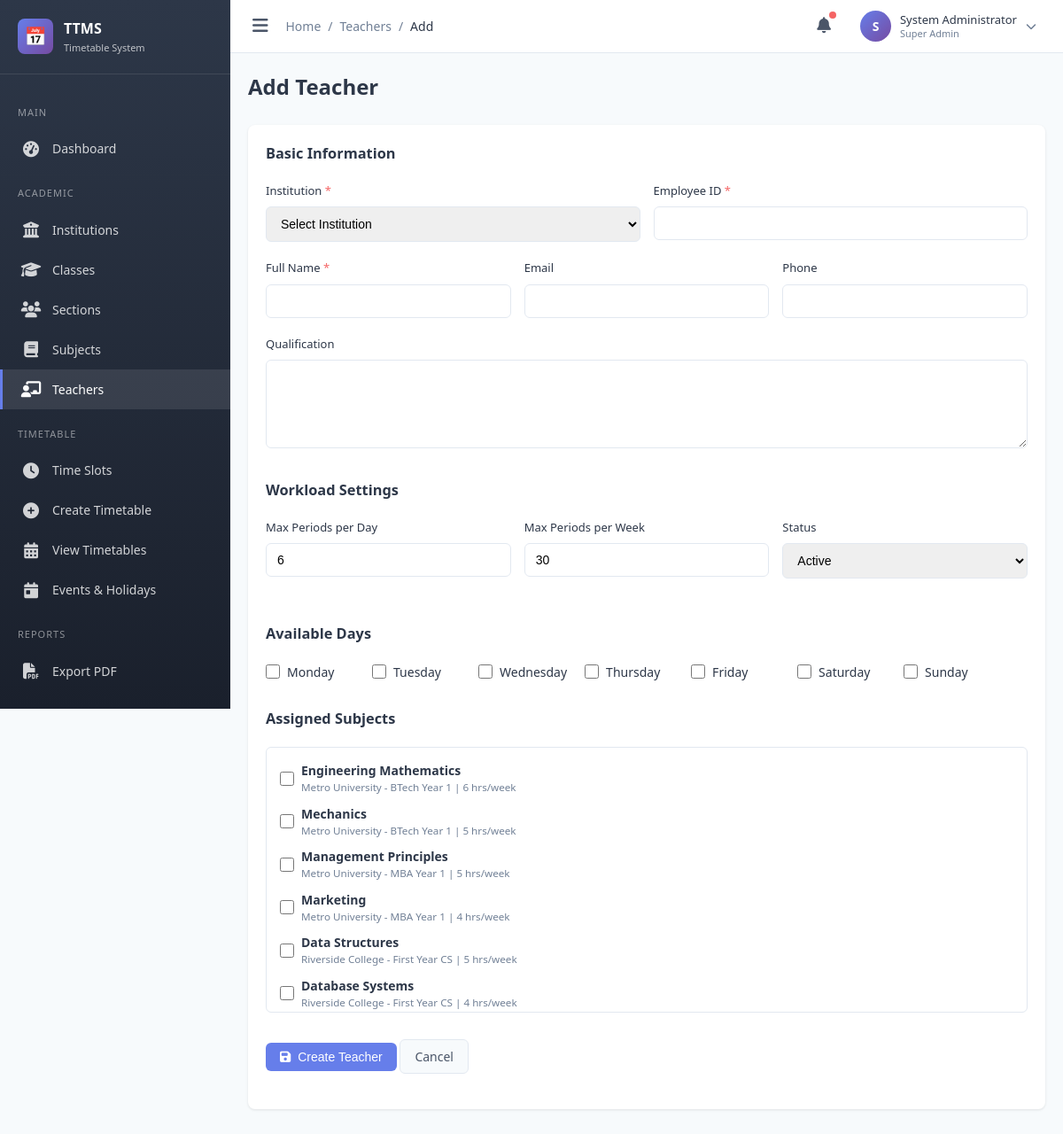
Page /modules/teacher/form.php (signed in) on the committed database.
### tables this page shows
CREATE TABLE subjects (
    id INT PRIMARY KEY AUTO_INCREMENT,
    class_id INT NOT NULL,
    name VARCHAR(100) NOT NULL,
    code VARCHAR(20),
    weekly_hours INT NOT NULL DEFAULT 1,
    type ENUM('theory','lab','both') DEFAULT 'theory',
    description TEXT,
    status ENUM('active','inactive') DEFAULT 'active',
    created_at TIMESTAMP DEFAULT CURRENT_TIMESTAMP,
    FOREIGN KEY (class_id) REFERENCES classes(id) ON DELETE CASCADE
);

CREATE TABLE institutions (
    id INT PRIMARY KEY AUTO_INCREMENT,
    name VARCHAR(200) NOT NULL,
    type ENUM('school','college','university') NOT NULL,
    address TEXT,
    contact_email VARCHAR(100),
    contact_phone VARCHAR(20),
    logo VARCHAR(255),
    status ENUM('active','inactive') DEFAULT 'active',
    created_at TIMESTAMP DEFAULT CURRENT_TIMESTAMP,
    updated_at TIMESTAMP DEFAULT CURRENT_TIMESTAMP ON UPDATE CURRENT_TIMESTAMP
);

CREATE TABLE classes (
    id INT PRIMARY KEY AUTO_INCREMENT,
    institution_id INT NOT NULL,
    department_id INT NULL,
    name VARCHAR(50) NOT NULL,
    code VARCHAR(20),
    description TEXT,
    status ENUM('active','inactive') DEFAULT 'active',
    created_at TIMESTAMP DEFAULT CURRENT_TIMESTAMP,
    FOREIGN KEY (institution_id) REFERENCES institutions(id) ON DELETE CASCADE,
    FOREIGN KEY (department_id) REFERENCES departments(id) ON DELETE SET NULL
);

### includes/functions.php (called while the page is built, shortened)
<?php
require_once __DIR__ . '/../config/database.php';
function isLoggedIn() {
    return isset($_SESSION['admin_id']) && !empty($_SESSION['admin_id']);
}
function getCurrentAdmin() {
    return dbFetch(
        "SELECT a.*, r.name as role_name
         FROM admins a
         LEFT JOIN roles r ON a.role_id = r.id
         WHERE a.id = ?",
        [$_SESSION['admin_id']]
    );
}
function isSuperAdmin() {
    $admin = getCurrentAdmin();
    return $admin && $admin['is_super_admin'];
}
function getDayName($day) {
    $days = [
        'monday' => 'Monday',
        'tuesday' => 'Tuesday',
        'wednesday' => 'Wednesday',
        'thursday' => 'Thursday',
        'friday' => 'Friday',
        'saturday' => 'Saturday',
        'sunday' => 'Sunday'
    ];
    return $days[$day] ?? $day;
}

### config/database.php (called while the page is built, shortened)
<?php
function getDB() {
    static $pdo = null;
    if ($pdo === null) {
        try {
            $dsn = sprintf(
                "mysql:host=%s;port=%d;dbname=%s;charset=%s",
                DB_HOST,
                DB_PORT,
                DB_NAME,
                DB_CHARSET
            );
            $pdo = new PDO($dsn, DB_USER, DB_PASS, [
                PDO::ATTR_ERRMODE => PDO::ERRMODE_EXCEPTION,
                PDO::ATTR_DEFAULT_FETCH_MODE => PDO::FETCH_ASSOC,
                PDO::ATTR_EMULATE_PREPARES => false,
            ]);
        } catch (PDOException $e) {
            error_log("Database connection failed: " . $e->getMessage());
            throw $e;
        }
    }
    return $pdo;
}
function dbQuery($sql, $params = []) {
    $stmt = getDB()->prepare($sql);
    $stmt->execute($params);
    return $stmt;
}
function dbFetch($sql, $params = []) {
    return dbQuery($sql, $params)->fetch();
}
function dbFetchAll($sql, $params = []) {
    return dbQuery($sql, $params)->fetchAll();
}

### includes/auth_check.php (called while the page is built, shortened)
<?php
require_once __DIR__ . '/functions.php';
$currentAdmin = getCurrentAdmin();

### modules/teacher/form.php (the view, shortened to what this page needs)
<?php
require_once __DIR__ . '/../../includes/auth_check.php';
$breadcrumb = [
    ['label' => 'Teachers', 'url' => 'index.php'],
    ['label' => isset($_GET['id']) ? 'Edit' : 'Add']
];
require_once __DIR__ . '/../../includes/header.php';
$teacher = [
    'id' => '',
    'institution_id' => '',
    'employee_id' => '',
    'name' => '',
    'email' => '',
    'phone' => '',
    'qualification' => '',
    'max_periods_per_day' => 6,
    'max_periods_per_week' => 30,
    'status' => 'active'
];
$teacherSubjects = [];
$availability = [];
$allSubjects = dbFetchAll("SELECT s.*, c.name as class_name, i.name as institution_name
                           FROM subjects s
                           JOIN classes c ON s.class_id = c.id
                           JOIN institutions i ON c.institution_id = i.id
                           WHERE s.status = 'active'
                           ORDER BY i.name, c.name, s.name");
$days = ['monday', 'tuesday', 'wednesday', 'thursday', 'friday', 'saturday', 'sunday'];
?>
<div class="page-header">
    <div>
        <h1 class="page-title"><?php echo $teacher['id'] ? 'Edit Teacher' : 'Add Teacher'; ?></h1>
    </div>
</div>
<div class="card">
    <div class="card-body">
        <form method="POST" action="">
            <h3 style="margin-bottom: 20px; color: var(--text-dark);">Basic Information</h3>
            <div class="form-row">
                <div class="form-group">
                    <label class="form-label required">Institution</label>
                    <select name="institution_id" class="form-control" required>
                        <option value="">Select Institution</option>
                    </select>
                </div>
                <div class="form-group">
                    <label class="form-label required">Employee ID</label>
                    <input type="text" name="employee_id" class="form-control" value="<?php echo htmlspecialchars($teacher['employee_id']); ?>" required>
                </div>
            </div>
            <div class="form-row">
                <div class="form-group">
                    <label class="form-label required">Full Name</label>
                    <input type="text" name="name" class="form-control" value="<?php echo htmlspecialchars($teacher['name']); ?>" required>
                </div>
                <div class="form-group">
                    <label class="form-label">Email</label>
                    <input type="email" name="email" class="form-control" value="<?php echo htmlspecialchars($teacher['email']); ?>">
                </div>
                <div class="form-group">
                    <label class="form-label">Phone</label>
                    <input type="tel" name="phone" class="form-control" value="<?php echo htmlspecialchars($teacher['phone']); ?>">
                </div>
            </div>
            <div class="form-group">
                <label class="form-label">Qualification</label>
                <textarea name="qualification" class="form-control" rows="2"><?php echo htmlspecialchars($teacher['qualification']); ?></textarea>
            </div>
            <h3 style="margin: 30px 0 20px; color: var(--text-dark);">Workload Settings</h3>
            <div class="form-row">
                <div class="form-group">
                    <label class="form-label">Max Periods per Day</label>
                    <input type="number" name="max_periods_per_day" class="form-control" value="<?php echo $teacher['max_periods_per_day']; ?>" min="1" max="20">
                </div>
                <div class="form-group">
                    <label class="form-label">Max Periods per Week</label>
                    <input type="number" name="max_periods_per_week" class="form-control" value="<?php echo $teacher['max_periods_per_week']; ?>" min="1" max="50">
                </div>
                <div class="form-group">
                    <label class="form-label">Status</label>
                    <select name="status" class="form-control">
                        <option value="active" <?php echo $teacher['status'] === 'active' ? 'selected' : ''; ?>>Active</option>
                    </select>
                </div>
            </div>
            <h3 style="margin: 30px 0 20px; color: var(--text-dark);">Available Days</h3>
            <div class="form-group">
                <div style="display: flex; gap: 20px; flex-wrap: wrap;">
                    <?php foreach ($days as $day):
                        $isAvailable = isset($availability[$day]) && $availability[$day]['is_available'];
                    ?>
                        <label class="form-check" style="min-width: 100px;">
                            <input type="checkbox" name="available_days[]" value="<?php echo $day; ?>" <?php echo $isAvailable ? 'checked' : ''; ?>>
                            <span><?php echo getDayName($day); ?></span>
                        </label>
                    <?php endforeach; ?>
                </div>
            </div>
            <h3 style="margin: 30px 0 20px; color: var(--text-dark);">Assigned Subjects</h3>
            <div class="form-group">
                <div style="max-height: 300px; overflow-y: auto; border: 1px solid var(--border-color); border-radius: var(--radius-md); padding: 15px;">
                    <?php if (empty($allSubjects)): ?>
                        <p style="color: var(--text-light);">No subjects available. Please add subjects first.</p>
                    <?php else: ?>
                        <?php foreach ($allSubjects as $subject): ?>
                            <label class="form-check" style="margin-bottom: 10px;">
                                <input type="checkbox" name="subjects[]" value="<?php echo $subject['id']; ?>" <?php echo in_array($subject['id'], $teacherSubjects) ? 'checked' : ''; ?>>
                                <span>
                                    <strong><?php echo htmlspecialchars($subject['name']); ?></strong>
                                    <small style="color: var(--text-light); display: block;">
                                        <?php echo htmlspecialchars($subject['institution_name'] . ' - ' . $subject['class_name']); ?> |
                                        <?php echo $subject['weekly_hours']; ?> hrs/week
                                    </small>
                                </span>
                            </label>
                        <?php endforeach; ?>
                    <?php endif; ?>
                </div>
            </div>
            <div class="form-group" style="margin-top: 30px;">
                <button type="submit" class="btn btn-primary">
                    <i class="fas fa-save"></i> <?php echo $teacher['id'] ? 'Update' : 'Create'; ?> Teacher
                </button>
                <a href="index.php" class="btn btn-secondary">Cancel</a>
            </div>
        </form>
    </div>
</div>
<?php require_once __DIR__ . '/../../includes/footer.php'; ?>

### includes/header.php (shortened to what this page needs)
<?php
$currentPage = basename(dirname($_SERVER['PHP_SELF']));
$currentFile = basename($_SERVER['PHP_SELF'], '.php');
?>
<!DOCTYPE html>
<html lang="en">
<head>
    <link rel="stylesheet" href="/ttc/assets/css/style.css">
    <link rel="stylesheet" href="https://cdnjs.cloudflare.com/ajax/libs/font-awesome/6.4.0/css/all.min.css">
</head>
<body>
    <div class="admin-wrapper">
        <aside class="sidebar" id="sidebar">
            <div class="sidebar-header">
                <div class="sidebar-logo">&#128197;</div>
                <div class="sidebar-title">
                    TTMS
                    <span>Timetable System</span>
                </div>
            </div>
            <nav class="sidebar-menu">
                <div class="menu-category">Main</div>
                <a href="/ttc/modules/dashboard/index.php" class="menu-item <?php echo $currentPage === 'dashboard' ? 'active' : ''; ?>">
                    <i class="fas fa-tachometer-alt"></i>
                    <span>Dashboard</span>
                </a>
                <div class="menu-category">Academic</div>
                <a href="/ttc/modules/institution/index.php" class="menu-item <?php echo $currentPage === 'institution' ? 'active' : ''; ?>">
                    <i class="fas fa-university"></i>
                    <span>Institutions</span>
                </a>
                <a href="/ttc/modules/class/index.php" class="menu-item <?php echo $currentPage === 'class' ? 'active' : ''; ?>">
                    <i class="fas fa-graduation-cap"></i>
                    <span>Classes</span>
                </a>
                <a href="/ttc/modules/section/index.php" class="menu-item <?php echo $currentPage === 'section' ? 'active' : ''; ?>">
                    <i class="fas fa-users"></i>
                    <span>Sections</span>
                </a>
                <a href="/ttc/modules/subject/index.php" class="menu-item <?php echo $currentPage === 'subject' ? 'active' : ''; ?>">
                    <i class="fas fa-book"></i>
                    <span>Subjects</span>
                </a>
                <a href="/ttc/modules/teacher/index.php" class="menu-item <?php echo $currentPage === 'teacher' ? 'active' : ''; ?>">
                    <i class="fas fa-chalkboard-teacher"></i>
                    <span>Teachers</span>
                </a>
                <div class="menu-category">Timetable</div>
                <a href="/ttc/modules/timeslot/index.php" class="menu-item <?php echo $currentPage === 'timeslot' ? 'active' : ''; ?>">
                    <i class="fas fa-clock"></i>
                    <span>Time Slots</span>
                </a>
                <a href="/ttc/modules/timetable/create.php" class="menu-item <?php echo $currentPage === 'timetable' && $currentFile === 'create' ? 'active' : ''; ?>">
                    <i class="fas fa-plus-circle"></i>
                    <span>Create Timetable</span>
                </a>
                <a href="/ttc/modules/timetable/index.php" class="menu-item <?php echo $currentPage === 'timetable' && $currentFile === 'index' ? 'active' : ''; ?>">
                    <i class="fas fa-calendar-alt"></i>
                    <span>View Timetables</span>
                </a>
                <a href="/ttc/modules/event/index.php" class="menu-item <?php echo $currentPage === 'event' ? 'active' : ''; ?>">
                    <i class="fas fa-calendar-day"></i>
                    <span>Events & Holidays</span>
                </a>
                <div class="menu-category">Reports</div>
                <a href="/ttc/modules/export/index.php" class="menu-item <?php echo $currentPage === 'export' ? 'active' : ''; ?>">
                    <i class="fas fa-file-pdf"></i>
                    <span>Export PDF</span>
                </a>
                <?php if (isSuperAdmin()): ?>
                <div class="menu-category">Administration</div>
                <?php endif; ?>
            </nav>
        </aside>
        <main class="main-content">
            <header class="main-header">
                <div class="header-left">
                    <button class="sidebar-toggle" id="sidebarToggle">
                        <i class="fas fa-bars"></i>
                    </button>
                    <nav class="breadcrumb">
                        <a href="/ttc/modules/dashboard/index.php">Home</a>
                        <?php if (isset($breadcrumb)): ?>
                            <?php foreach ($breadcrumb as $item): ?>
                                <span class="breadcrumb-separator">/</span>
                                <?php if (isset($item['url'])): ?>
                                    <a href="<?php echo $item['url']; ?>"><?php echo $item['label']; ?></a>
                                <?php else: ?>
                                    <span class="breadcrumb-current"><?php echo $item['label']; ?></span>
                                <?php endif; ?>
                            <?php endforeach; ?>
                        <?php endif; ?>
                    </nav>
                </div>
                <div class="header-right">
                    <button class="header-btn" title="Notifications">
                        <i class="fas fa-bell"></i>
                        <span class="notification-badge"></span>
                    </button>
                    <div class="user-menu" onclick="toggleUserDropdown()">
                        <div class="user-avatar">
                            <?php echo strtoupper(substr($currentAdmin['name'], 0, 1)); ?>
                        </div>
                        <div class="user-info">
                            <div class="user-name"><?php echo htmlspecialchars($currentAdmin['name']); ?></div>
                            <div class="user-role"><?php echo $currentAdmin['is_super_admin'] ? 'Super Admin' : ($currentAdmin['role_name'] ?? 'Admin'); ?></div>
                        </div>
                        <i class="fas fa-chevron-down" style="font-size: 12px; color: var(--text-light);"></i>
                    </div>
                </div>
            </header>
            <div class="content-wrapper">

### rows in the picture
subjects: name "Engineering Mathematics", institutions.name "Metro University - BTech Year 1", weekly_hours "6"
subjects: name "Mechanics", institutions.name "Metro University - BTech Year 1", weekly_hours "5"
subjects: name "Management Principles", institutions.name "Metro University - MBA Year 1", weekly_hours "5"
subjects: name "Marketing", institutions.name "Metro University - MBA Year 1", weekly_hours "4"
subjects: name "Data Structures", institutions.name "Riverside College - First Year CS", weekly_hours "5"
subjects: name "Database Systems", institutions.name "Riverside College - First Year CS", weekly_hours "4"

### other values in the picture
$item['label'] "Teachers"
$item['label'] "Add"
substr($currentAdmin['name'], 0, 1) "S"
$currentAdmin['name'] "System Administrator"
getDayName($day) "Monday"
getDayName($day) "Tuesday"
getDayName($day) "Wednesday"
getDayName($day) "Thursday"
getDayName($day) "Friday"
getDayName($day) "Saturday"
getDayName($day) "Sunday"
